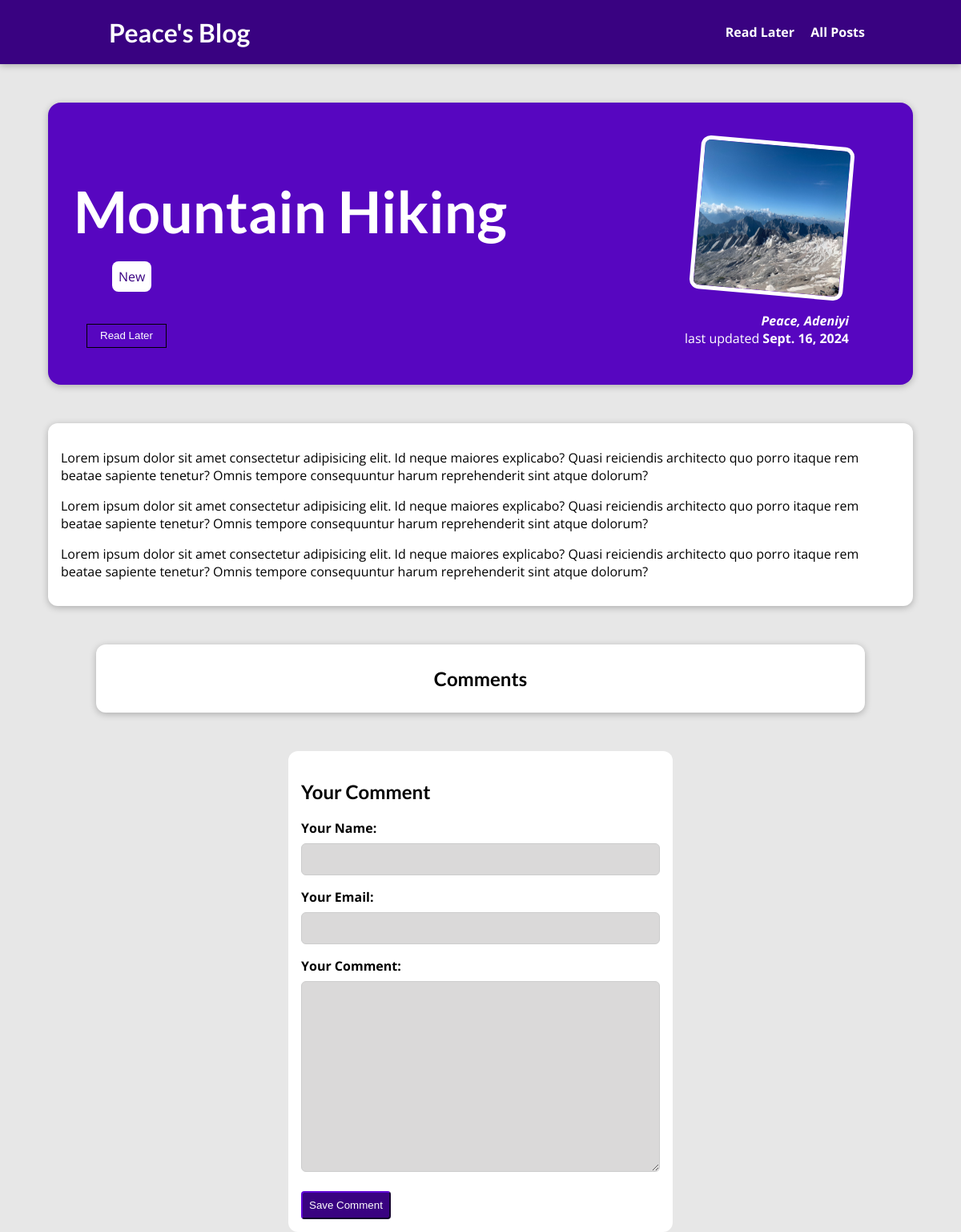
The app's page /posts/mountain-hiking with its own data.
### blog/models.py (models this page shows, shortened)
class Post(models.Model):
    title = models.CharField( max_length=250)
    excerpt = models.CharField(max_length=250)
    image_name = models.ImageField(upload_to="blog image", height_field=None, width_field=None, max_length=None, null=True)
    date = models.DateField(auto_now=True, auto_now_add=False)
    slug = models.SlugField(unique=True, db_index=True)
    content = models.TextField()
    author = models.ForeignKey(Author, on_delete=models.SET_NULL, null=True)
    tags = models.ManyToManyField(Tag)

class Tag(models.Model):
    caption = models.CharField(max_length=20)

class Author(models.Model):
    first_name = models.CharField( max_length=100)
    last_name = models.CharField(max_length=100)
    email = models.EmailField( max_length=254)
    def __str__(self):
        return f"{self.first_name}, {self.last_name}"

### blog/views.py (the view, shortened to what this page needs)
# urls.py: path("posts/<slug:slug>", views.BlogPageView.as_view(), name="BlogPage"),
class BlogPageView(View):
    def check_readlater(self, request, post_id):
        stored_page = request.session.get("read_later")
        if stored_page != None:
            in_later = post_id in stored_page
        else:
            in_later = False
        return in_later
    def get(self, request, slug):
        post_detail = get_object_or_404(Post, slug=slug)
        tags = post_detail.tags.all()
        form = UserReviewForm()
        comments = post_detail.comment.all()
        later = self.check_readlater(request, post_detail.id)
        return render(request, "blog/topic.html", {"post_details":post_detail,
                                                   "tags":tags, "form":form,
                                                   "comments":comments,"later":later,})

### blog/forms.py
class UserReviewForm(forms.ModelForm):
    class Meta:
        model = UserReview
        exclude = ["post"]
        labels = {"username":"Your Name", "usercomment":"Your Comment", "email":"Your Email"}

### blog/templates/blog/topic.html (shortened to what this page needs)
{% extends "base.html" %}
{% load static %}
{% block styles %}
    <link rel="stylesheet" href="{% static "blog/topic.css" %}">
{% endblock styles %}
{% block content %}
    <section id="summary">
        <h2>{{post_details.title}}</h2>
        <div class="tags">{% for tag in tags %}
            <span>{{tag.caption}}</span>
            {% endfor %}
        </div>
        <div id="read-later">
            <form action="{% url "readlater"%}" method="post">
                <button type="submit">
                    {% if later %}
                    Remove post from read later
                    {% else %}
                    Read Later
                    {% endif %}
                </button>
            </form>
        </div>
        <article>
            <img src={{post_details.image_name.url}} alt="{{post_details.title}}">
            <address>
                <a href="mailto:{{post_details.author.email}}"> {{post_details.author}}</a>
            </address>
            <div>
                last updated <time> {{post_details.date}}</time>
            </div>
        </article>
    </section>
    <main>
        {{post_details.content| linebreaks}}
    </main>
    <section id="comment-list">
        <h1>Comments</h1>
    </section>
    <section id="comment">
        <h1>Your Comment</h1>
        <form action="{% url "BlogPage" post_details.slug %}" method="post" >
            {% for field in form %}
            <div class="form-control{% if field.errors %} error{% endif %}">
                {{field.label_tag}}
                {{field}}
            </div>
            {% endfor %}
            <button type="submit">Save Comment</button>
        </form>
    </section>
{% endblock content %}

### static/styles.css (style rules this page uses)
* { box-sizing: border-box; }
html { font-family: 'Open Sans', 'Lato', sans-serif; }
body { margin: 0; }
h1, h2, h3 { font-family: 'Lato', sans-serif; font-weight: bold; }

### blog/static/blog/topic.css (style rules this page uses)
body { background-color: #e7e7e7; }
#summary { margin: 8rem auto 3rem auto; padding: 2rem; width: 90%; max-width: 90rem; border-radius: 16px; background-color: #5706c0; position: relative; box-shadow: 0 2px 8px rgba(0, 0, 0, 0.25); height: 22rem; }
#summary h2 { color: white; font-size: 4.5rem; }
#summary .tags { margin: -2rem 3rem; }
#summary .tags span { color: #390281; background-color: white; padding: 8px 8px ; border-radius: .5rem; }
#summary article { position: absolute; top: 2rem; right: 3rem; padding: 1rem 2rem; border-radius: 12px; text-align: right; color: white; }
#summary article img { width: 12rem; height: 12rem; border-radius: 12px; transform: rotateZ(5deg); border: 5px solid white; margin-bottom: 1rem; }
#summary address { font-weight: bold; }
#summary address a { text-decoration: none; color: white; }
#summary time { font-weight: bold; }
main { width: 90%; max-width: 90rem; margin: 3rem auto; background-color: white; padding: 1rem; border-radius: 12px; box-shadow: 0 2px 8px rgba(0, 0, 0, 0.25); }
#comment { margin: 0rem auto; background-color: white; padding: 1rem; border-radius: 12px; width: 90%; max-width: 30rem; }
.form-control label { font-weight: bold; display: block; margin-bottom: .5rem; }
.form-control input, .form-control textarea { display: block; padding: .5rem; border-radius: 6px; margin-bottom: 1rem; width: 100%; background-color: rgb(218, 217, 217); border: 1px solid #ccc; font: inherit; }
#comment button { cursor: pointer; margin-top: 0.5rem; padding: .5rem; color: white; background-color: #390281; border-color: #390281; border-radius: 4px; }
#comment-list { margin: 2rem auto 3rem auto; padding: .5rem 0rem; background-color: white; width: 90%; max-width: 60rem; border-radius: 12px; box-shadow: 0 2px 8px rgba(0, 0, 0, 0.25); }
#comment-list h1 { text-align: center; }
#read-later { margin-top: 5rem; margin-left: 1rem; }
#read-later button { padding: .5em 1rem; background-color: transparent; color: white; border: 1px solid black; }

### records on screen
Post: title "Mountain Hiking", image_name (picture), author "Peace, Adeniyi", date "Sept. 16, 2024", content "Lorem ipsum dolor sit amet consectetur adipisicing elit. Id neque maiores explicabo? Quasi reiciendis architecto quo porro itaque rem beatae sapiente tenetur? Omnis tempore consequuntur harum reprehenderit sint atque dolorum? Lorem ipsum dolor sit amet consectetur adipisicing elit. Id neque maiores explicabo? Quasi reiciendis architecto quo porro itaque rem beatae sapiente tenetur? Omnis tempore consequuntur harum reprehenderit sint atque dolorum? Lorem ipsum dolor sit amet consectetur adipisicing elit. Id neque maiores explicabo? Quasi reiciendis architecto quo porro itaque rem beatae sapiente tenetur? Omnis tempore consequuntur harum reprehenderit sint atque dolorum?"
Tag: caption "New"

### other values on screen
{{ field.label_tag }} "Your Name:" "Your Email:" "Your Comment:"
